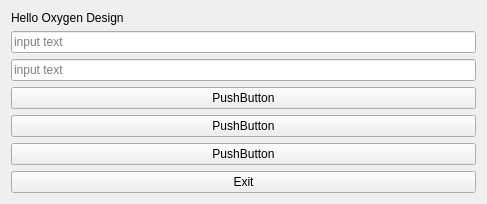
<?xml version="1.0" encoding="UTF-8"?>
<ui version="4.0">
 <class>ItemsWidget</class>
 <widget class="QWidget" name="ItemsWidget">
  <property name="geometry">
   <rect>
    <x>0</x>
    <y>0</y>
    <width>487</width>
    <height>198</height>
   </rect>
  </property>
  <property name="windowTitle">
   <string>Items</string>
  </property>
  <layout class="QVBoxLayout" name="verticalLayout">
   <item>
    <widget class="QLabel" name="label">
     <property name="text">
      <string>Hello Oxygen Design</string>
     </property>
    </widget>
   </item>
   <item>
    <widget class="QLineEdit" name="lineEdit">
     <property name="placeholderText">
      <string>input text</string>
     </property>
    </widget>
   </item>
   <item>
    <widget class="QLineEdit" name="lineEdit_2">
     <property name="placeholderText">
      <string>input text</string>
     </property>
    </widget>
   </item>
   <item>
    <widget class="QPushButton" name="pushButton_4">
     <property name="text">
      <string>PushButton</string>
     </property>
    </widget>
   </item>
   <item>
    <widget class="QPushButton" name="pushButton_3">
     <property name="text">
      <string>PushButton</string>
     </property>
    </widget>
   </item>
   <item>
    <widget class="QPushButton" name="pushButton">
     <property name="text">
      <string>PushButton</string>
     </property>
    </widget>
   </item>
   <item>
    <widget class="QPushButton" name="pushButton_2">
     <property name="enabled">
      <bool>true</bool>
     </property>
     <property name="text">
      <string>Exit</string>
     </property>
     <property name="checkable">
      <bool>false</bool>
     </property>
    </widget>
   </item>
  </layout>
 </widget>
 <resources/>
 <connections/>
</ui>
